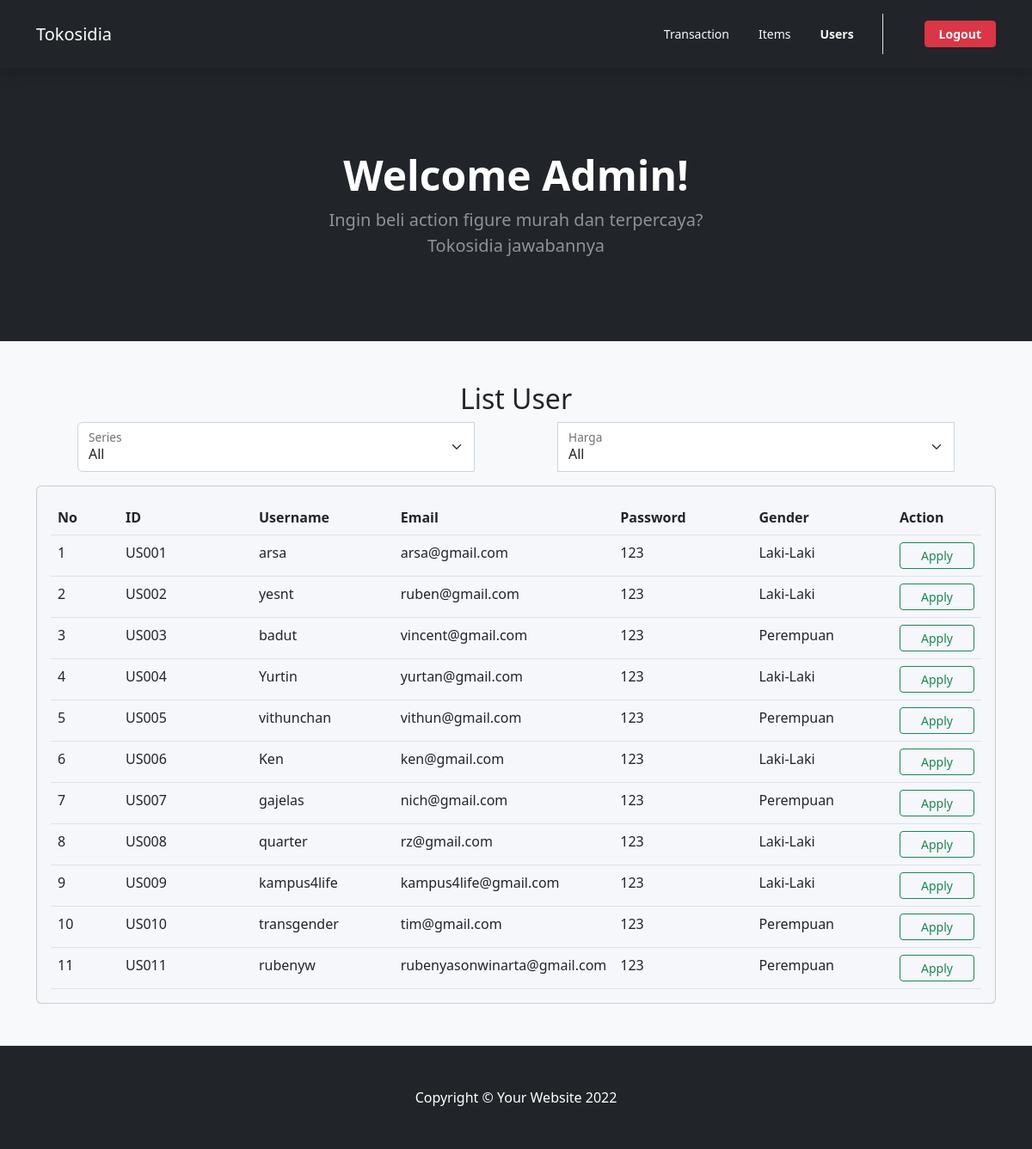
Before: /admin-user.php with the older database file.
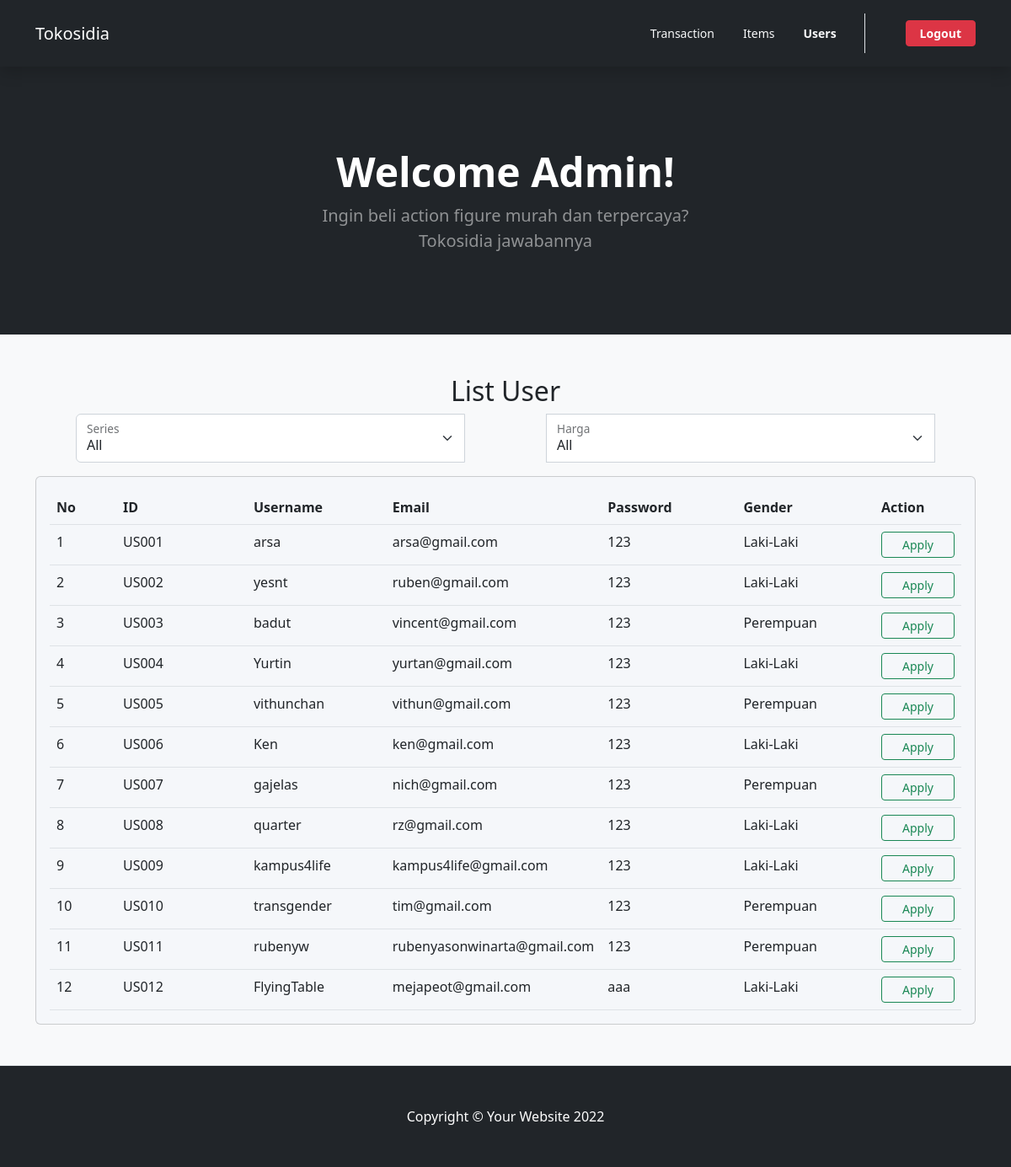
After: the same page with the newer database file.
### tables this page shows
CREATE TABLE `users` (
  `us_id` varchar(5) NOT NULL,
  `us_username` varchar(255) NOT NULL,
  `us_email` varchar(255) NOT NULL,
  `us_gender` tinyint(1) NOT NULL COMMENT '1=Male, 0=Female',
  `us_password` varchar(30) NOT NULL
);

### admin-user.php (the view, shortened to what the changed rows need)
<?php
    require('action.php');
?>
<!DOCTYPE html>
<html lang="en">
    <head>
        <link href="https://cdn.jsdelivr.net/npm/bootstrap-icons@1.4.1/font/bootstrap-icons.css" rel="stylesheet">
        <link href="https://cdn.jsdelivr.net/npm/bootstrap@5.2.2/dist/css/bootstrap.min.css" rel="stylesheet">
        <link href="assets/css/general.css" rel="stylesheet">
    </head>
    <body>
        <header class="bg-dark py-5">
            <div class="container px-5">
                <div class="row gx-5 justify-content-center">
                    <div class="col-lg-6">
                        <div class="text-center my-5">
                            <h1 class="display-5 fw-bolder text-white mb-2">Welcome Admin!</h1>
                        </div>
                    </div>
                </div>
            </div>
        </header>
        <section class="intro py-5 border-bottom bg-light" id="features">
            <div class="mask d-flex align-items-center h-100">
                <div class="container text-center">
                    <h2>List User</h2>
                    <div class="row justify-content-center">
                        <div class="col-12">
                            <div class="card shadow-2-strong" style="background-color: #f5f7fa;">
                                <div class="card-body">
                                    <div class="table-responsive">
                                        <table class="table table-border mb-0 align-items-center justify-content-center text-start">
                                            <thead>
                                            <tr>
                                                <th scope="col">No</th>
                                                <th scope="col">ID</th>
                                                <th scope="col">Username</th>
                                                <th scope="col">Email</th>
                                                <th scope="col">Password</th>
                                                <th scope="col">Gender</th>
                                                <th scope="col">Action</th>
                                            </tr>
                                            </thead>
                                            <tbody>
                                            <tbody>
                                                <?php
                                                    $query = "SELECT * from users";
                                                    $query = mysqli_query($con, $query);
                                                    $counter = 1;
                                                    while($row = mysqli_fetch_array($query, MYSQLI_ASSOC)){
                                                ?>
                                                <tr>
                                                    <td class='col-1'><?=$counter?></td>
                                                    <td class='col-2'><?=$row['us_id']?></td>
                                                    <td class='col-2'><?=$row['us_username']?></td>
                                                    <td class='col-2'><?=$row['us_email']?></td>
                                                    <td class='col-2'><?=$row['us_password']?></td>
                                                    <td class='col-2'><?=($row['us_gender'] == 1? 'Laki-Laki' : 'Perempuan')?></td>
                                                    <td class='col-1'>
                                                        <button name='btn-apply' class='btn btn-outline-success btn-sm px-4'>Apply</button>
                                                    </td>
                                                </tr>
                                                <?php
                                                        $counter++;
                                                    }
                                                ?>
                                            </tbody>
                                        </table>
                                    </div>
                                </div>
                            </div>
                        </div>
                    </div>
                </div>
            </div>
        </section>
    </body>
</html>

Changed rows visible on the page:
added users: us_id "US012", us_username "FlyingTable", us_email "mejapeot@gmail.com", us_password "aaa", us_gender "Laki-Laki"
